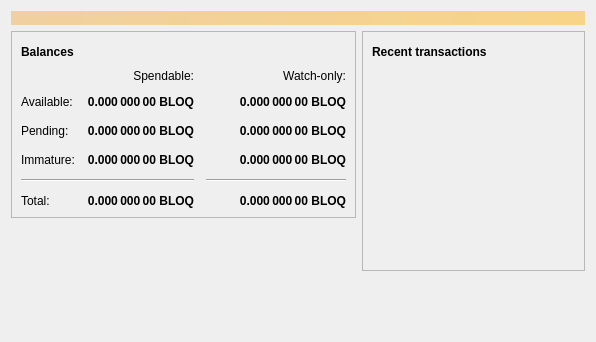
<?xml version="1.0" encoding="UTF-8"?>
<ui version="4.0">
 <class>OverviewPage</class>
 <widget class="QWidget" name="OverviewPage">
  <property name="geometry">
   <rect>
    <x>0</x>
    <y>0</y>
    <width>596</width>
    <height>342</height>
   </rect>
  </property>
  <property name="windowTitle">
   <string>Form</string>
  </property>
  <layout class="QVBoxLayout" name="topLayout">
   <item>
    <widget class="QLabel" name="labelAlerts">
     <property name="visible">
      <bool>false</bool>
     </property>
     <property name="styleSheet">
      <string notr="true">background-color: qlineargradient(x1: 0, y1: 0, x2: 1, y2: 0, stop:0 #F0D0A0, stop:1 #F8D488); color:#000000;</string>
     </property>
     <property name="wordWrap">
      <bool>true</bool>
     </property>
     <property name="margin">
      <number>3</number>
     </property>
    </widget>
   </item>
   <item>
    <layout class="QHBoxLayout" name="horizontalLayout" stretch="1,1">
     <item>
      <layout class="QVBoxLayout" name="verticalLayout_2">
       <item>
        <widget class="QFrame" name="frame">
         <property name="frameShape">
          <enum>QFrame::StyledPanel</enum>
         </property>
         <property name="frameShadow">
          <enum>QFrame::Raised</enum>
         </property>
         <layout class="QVBoxLayout" name="verticalLayout_4">
          <item>
           <layout class="QHBoxLayout" name="horizontalLayout_4">
            <item>
             <widget class="QLabel" name="label_5">
              <property name="font">
               <font>
                <weight>75</weight>
                <bold>true</bold>
               </font>
              </property>
              <property name="text">
               <string>Balances</string>
              </property>
             </widget>
            </item>
            <item>
             <widget class="QPushButton" name="labelWalletStatus">
              <property name="enabled">
               <bool>false</bool>
              </property>
              <property name="maximumSize">
               <size>
                <width>30</width>
                <height>16777215</height>
               </size>
              </property>
              <property name="toolTip">
               <string>The displayed information may be out of date. Your wallet automatically synchronizes with the Bloqcoin network after a connection is established, but this process has not completed yet.</string>
              </property>
              <property name="text">
               <string/>
              </property>
              <property name="icon">
               <iconset resource="../bloqcoin.qrc">
                <normaloff>:/icons/warning</normaloff>
                <disabledoff>:/icons/warning</disabledoff>:/icons/warning</iconset>
              </property>
              <property name="iconSize">
               <size>
                <width>24</width>
                <height>24</height>
               </size>
              </property>
              <property name="flat">
               <bool>true</bool>
              </property>
             </widget>
            </item>
            <item>
             <spacer name="horizontalSpacer_3">
              <property name="orientation">
               <enum>Qt::Horizontal</enum>
              </property>
              <property name="sizeHint" stdset="0">
               <size>
                <width>40</width>
                <height>20</height>
               </size>
              </property>
             </spacer>
            </item>
           </layout>
          </item>
          <item>
           <layout class="QGridLayout" name="gridLayout">
            <property name="spacing">
             <number>12</number>
            </property>
            <item row="2" column="2">
             <widget class="QLabel" name="labelWatchPending">
              <property name="font">
               <font>
                <weight>75</weight>
                <bold>true</bold>
               </font>
              </property>
              <property name="cursor">
               <cursorShape>IBeamCursor</cursorShape>
              </property>
              <property name="toolTip">
               <string>Unconfirmed transactions to watch-only addresses</string>
              </property>
              <property name="text">
               <string notr="true">0.000 000 00 BLOQ</string>
              </property>
              <property name="alignment">
               <set>Qt::AlignRight|Qt::AlignTrailing|Qt::AlignVCenter</set>
              </property>
              <property name="textInteractionFlags">
               <set>Qt::LinksAccessibleByMouse|Qt::TextSelectableByKeyboard|Qt::TextSelectableByMouse</set>
              </property>
             </widget>
            </item>
            <item row="2" column="1">
             <widget class="QLabel" name="labelUnconfirmed">
              <property name="font">
               <font>
                <weight>75</weight>
                <bold>true</bold>
               </font>
              </property>
              <property name="cursor">
               <cursorShape>IBeamCursor</cursorShape>
              </property>
              <property name="toolTip">
               <string>Total of transactions that have yet to be confirmed, and do not yet count toward the spendable balance</string>
              </property>
              <property name="text">
               <string notr="true">0.000 000 00 BLOQ</string>
              </property>
              <property name="alignment">
               <set>Qt::AlignRight|Qt::AlignTrailing|Qt::AlignVCenter</set>
              </property>
              <property name="textInteractionFlags">
               <set>Qt::LinksAccessibleByMouse|Qt::TextSelectableByKeyboard|Qt::TextSelectableByMouse</set>
              </property>
             </widget>
            </item>
            <item row="3" column="2">
             <widget class="QLabel" name="labelWatchImmature">
              <property name="font">
               <font>
                <weight>75</weight>
                <bold>true</bold>
               </font>
              </property>
              <property name="cursor">
               <cursorShape>IBeamCursor</cursorShape>
              </property>
              <property name="toolTip">
               <string>Mined balance in watch-only addresses that has not yet matured</string>
              </property>
              <property name="text">
               <string notr="true">0.000 000 00 BLOQ</string>
              </property>
              <property name="alignment">
               <set>Qt::AlignRight|Qt::AlignTrailing|Qt::AlignVCenter</set>
              </property>
              <property name="textInteractionFlags">
               <set>Qt::LinksAccessibleByMouse|Qt::TextSelectableByKeyboard|Qt::TextSelectableByMouse</set>
              </property>
             </widget>
            </item>
            <item row="4" column="0" colspan="2">
             <widget class="Line" name="line">
              <property name="orientation">
               <enum>Qt::Horizontal</enum>
              </property>
             </widget>
            </item>
            <item row="4" column="2">
             <widget class="Line" name="lineWatchBalance">
              <property name="sizePolicy">
               <sizepolicy hsizetype="Preferred" vsizetype="Fixed">
                <horstretch>0</horstretch>
                <verstretch>0</verstretch>
               </sizepolicy>
              </property>
              <property name="minimumSize">
               <size>
                <width>140</width>
                <height>0</height>
               </size>
              </property>
              <property name="orientation">
               <enum>Qt::Horizontal</enum>
              </property>
             </widget>
            </item>
            <item row="5" column="0">
             <widget class="QLabel" name="labelTotalText">
              <property name="text">
               <string>Total:</string>
              </property>
             </widget>
            </item>
            <item row="3" column="1">
             <widget class="QLabel" name="labelImmature">
              <property name="font">
               <font>
                <weight>75</weight>
                <bold>true</bold>
               </font>
              </property>
              <property name="cursor">
               <cursorShape>IBeamCursor</cursorShape>
              </property>
              <property name="toolTip">
               <string>Mined balance that has not yet matured</string>
              </property>
              <property name="text">
               <string notr="true">0.000 000 00 BLOQ</string>
              </property>
              <property name="alignment">
               <set>Qt::AlignRight|Qt::AlignTrailing|Qt::AlignVCenter</set>
              </property>
              <property name="textInteractionFlags">
               <set>Qt::LinksAccessibleByMouse|Qt::TextSelectableByKeyboard|Qt::TextSelectableByMouse</set>
              </property>
             </widget>
            </item>
            <item row="2" column="3">
             <spacer name="horizontalSpacer_2">
              <property name="orientation">
               <enum>Qt::Horizontal</enum>
              </property>
              <property name="sizeHint" stdset="0">
               <size>
                <width>40</width>
                <height>20</height>
               </size>
              </property>
             </spacer>
            </item>
            <item row="3" column="0">
             <widget class="QLabel" name="labelImmatureText">
              <property name="text">
               <string>Immature:</string>
              </property>
             </widget>
            </item>
            <item row="5" column="1">
             <widget class="QLabel" name="labelTotal">
              <property name="font">
               <font>
                <weight>75</weight>
                <bold>true</bold>
               </font>
              </property>
              <property name="cursor">
               <cursorShape>IBeamCursor</cursorShape>
              </property>
              <property name="toolTip">
               <string>Your current total balance</string>
              </property>
              <property name="text">
               <string notr="true">0.000 000 00 BLOQ</string>
              </property>
              <property name="alignment">
               <set>Qt::AlignRight|Qt::AlignTrailing|Qt::AlignVCenter</set>
              </property>
              <property name="textInteractionFlags">
               <set>Qt::LinksAccessibleByMouse|Qt::TextSelectableByKeyboard|Qt::TextSelectableByMouse</set>
              </property>
             </widget>
            </item>
            <item row="5" column="2">
             <widget class="QLabel" name="labelWatchTotal">
              <property name="font">
               <font>
                <weight>75</weight>
                <bold>true</bold>
               </font>
              </property>
              <property name="cursor">
               <cursorShape>IBeamCursor</cursorShape>
              </property>
              <property name="toolTip">
               <string>Current total balance in watch-only addresses</string>
              </property>
              <property name="text">
               <string notr="true">0.000 000 00 BLOQ</string>
              </property>
              <property name="alignment">
               <set>Qt::AlignRight|Qt::AlignTrailing|Qt::AlignVCenter</set>
              </property>
              <property name="textInteractionFlags">
               <set>Qt::LinksAccessibleByMouse|Qt::TextSelectableByKeyboard|Qt::TextSelectableByMouse</set>
              </property>
             </widget>
            </item>
            <item row="0" column="2">
             <widget class="QLabel" name="labelWatchonly">
              <property name="text">
               <string>Watch-only:</string>
              </property>
              <property name="alignment">
               <set>Qt::AlignRight|Qt::AlignTrailing|Qt::AlignVCenter</set>
              </property>
             </widget>
            </item>
            <item row="1" column="0">
             <widget class="QLabel" name="labelBalanceText">
              <property name="text">
               <string>Available:</string>
              </property>
             </widget>
            </item>
            <item row="1" column="1">
             <widget class="QLabel" name="labelBalance">
              <property name="font">
               <font>
                <weight>75</weight>
                <bold>true</bold>
               </font>
              </property>
              <property name="cursor">
               <cursorShape>IBeamCursor</cursorShape>
              </property>
              <property name="toolTip">
               <string>Your current spendable balance</string>
              </property>
              <property name="text">
               <string notr="true">0.000 000 00 BLOQ</string>
              </property>
              <property name="alignment">
               <set>Qt::AlignRight|Qt::AlignTrailing|Qt::AlignVCenter</set>
              </property>
              <property name="textInteractionFlags">
               <set>Qt::LinksAccessibleByMouse|Qt::TextSelectableByKeyboard|Qt::TextSelectableByMouse</set>
              </property>
             </widget>
            </item>
            <item row="1" column="2">
             <widget class="QLabel" name="labelWatchAvailable">
              <property name="font">
               <font>
                <weight>75</weight>
                <bold>true</bold>
               </font>
              </property>
              <property name="cursor">
               <cursorShape>IBeamCursor</cursorShape>
              </property>
              <property name="toolTip">
               <string>Your current balance in watch-only addresses</string>
              </property>
              <property name="text">
               <string notr="true">0.000 000 00 BLOQ</string>
              </property>
              <property name="alignment">
               <set>Qt::AlignRight|Qt::AlignTrailing|Qt::AlignVCenter</set>
              </property>
              <property name="textInteractionFlags">
               <set>Qt::LinksAccessibleByMouse|Qt::TextSelectableByKeyboard|Qt::TextSelectableByMouse</set>
              </property>
             </widget>
            </item>
            <item row="2" column="0">
             <widget class="QLabel" name="labelPendingText">
              <property name="text">
               <string>Pending:</string>
              </property>
             </widget>
            </item>
            <item row="0" column="1">
             <widget class="QLabel" name="labelSpendable">
              <property name="text">
               <string>Spendable:</string>
              </property>
              <property name="alignment">
               <set>Qt::AlignRight|Qt::AlignTrailing|Qt::AlignVCenter</set>
              </property>
             </widget>
            </item>
           </layout>
          </item>
         </layout>
        </widget>
       </item>
       <item>
        <spacer name="verticalSpacer">
         <property name="orientation">
          <enum>Qt::Vertical</enum>
         </property>
         <property name="sizeHint" stdset="0">
          <size>
           <width>20</width>
           <height>40</height>
          </size>
         </property>
        </spacer>
       </item>
      </layout>
     </item>
     <item>
      <layout class="QVBoxLayout" name="verticalLayout_3">
       <item>
        <widget class="QFrame" name="frame_2">
         <property name="frameShape">
          <enum>QFrame::StyledPanel</enum>
         </property>
         <property name="frameShadow">
          <enum>QFrame::Raised</enum>
         </property>
         <layout class="QVBoxLayout" name="verticalLayout">
          <item>
           <layout class="QHBoxLayout" name="horizontalLayout_2">
            <item>
             <widget class="QLabel" name="label_4">
              <property name="font">
               <font>
                <weight>75</weight>
                <bold>true</bold>
               </font>
              </property>
              <property name="text">
               <string>Recent transactions</string>
              </property>
             </widget>
            </item>
            <item>
             <widget class="QPushButton" name="labelTransactionsStatus">
              <property name="enabled">
               <bool>false</bool>
              </property>
              <property name="maximumSize">
               <size>
                <width>30</width>
                <height>16777215</height>
               </size>
              </property>
              <property name="toolTip">
               <string>The displayed information may be out of date. Your wallet automatically synchronizes with the Bloqcoin network after a connection is established, but this process has not completed yet.</string>
              </property>
              <property name="text">
               <string/>
              </property>
              <property name="icon">
               <iconset resource="../bloqcoin.qrc">
                <normaloff>:/icons/warning</normaloff>
                <disabledoff>:/icons/warning</disabledoff>:/icons/warning</iconset>
              </property>
              <property name="iconSize">
               <size>
                <width>24</width>
                <height>24</height>
               </size>
              </property>
              <property name="flat">
               <bool>true</bool>
              </property>
             </widget>
            </item>
            <item>
             <spacer name="horizontalSpacer">
              <property name="orientation">
               <enum>Qt::Horizontal</enum>
              </property>
              <property name="sizeHint" stdset="0">
               <size>
                <width>40</width>
                <height>20</height>
               </size>
              </property>
             </spacer>
            </item>
           </layout>
          </item>
          <item>
           <widget class="QListView" name="listTransactions">
            <property name="styleSheet">
             <string notr="true">QListView { background: transparent; }</string>
            </property>
            <property name="frameShape">
             <enum>QFrame::NoFrame</enum>
            </property>
            <property name="verticalScrollBarPolicy">
             <enum>Qt::ScrollBarAlwaysOff</enum>
            </property>
            <property name="horizontalScrollBarPolicy">
             <enum>Qt::ScrollBarAlwaysOff</enum>
            </property>
            <property name="selectionMode">
             <enum>QAbstractItemView::NoSelection</enum>
            </property>
           </widget>
          </item>
         </layout>
        </widget>
       </item>
       <item>
        <spacer name="verticalSpacer_2">
         <property name="orientation">
          <enum>Qt::Vertical</enum>
         </property>
         <property name="sizeHint" stdset="0">
          <size>
           <width>20</width>
           <height>40</height>
          </size>
         </property>
        </spacer>
       </item>
      </layout>
     </item>
    </layout>
   </item>
  </layout>
 </widget>
 <resources/>
 <connections/>
</ui>
